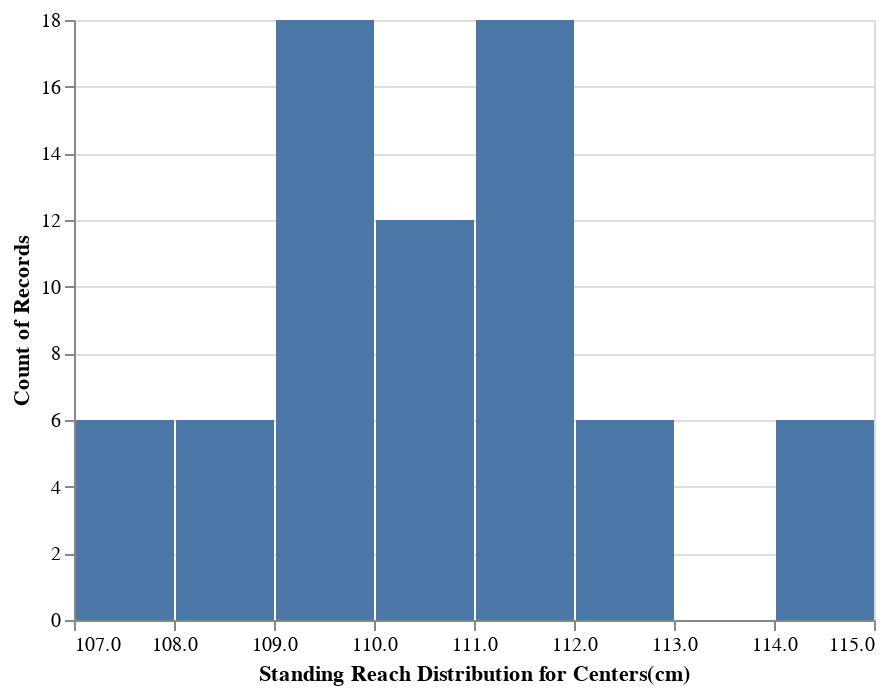

Notebook code for this chart:
### Code cell
#Prior to running correlation analyses for standing reach against our four explanatory variables of interest, we felt that it would be prudent to visualize standing reach for all player classes, in order to better gague the general physicality of different varieties of NBA players, and from there, segment the correlation analyses appropriately

#Let's start by visualizing the distribution of standing reach amongst centers
#Positons = ['C', 'PF', 'SF', 'SG', 'PG']

Centers_Filter =  allclasses['POSITION'] == 'C'

allclasses_centers = allclasses[Centers_Filter]

base = alt.Chart(allclasses_centers).properties()

bar = base.mark_bar().encode(
    x=alt.X('STANDING_REACH', bin=True, title='Standing Reach Distribution for Centers(cm)'),
    y='count()'
)



bar
